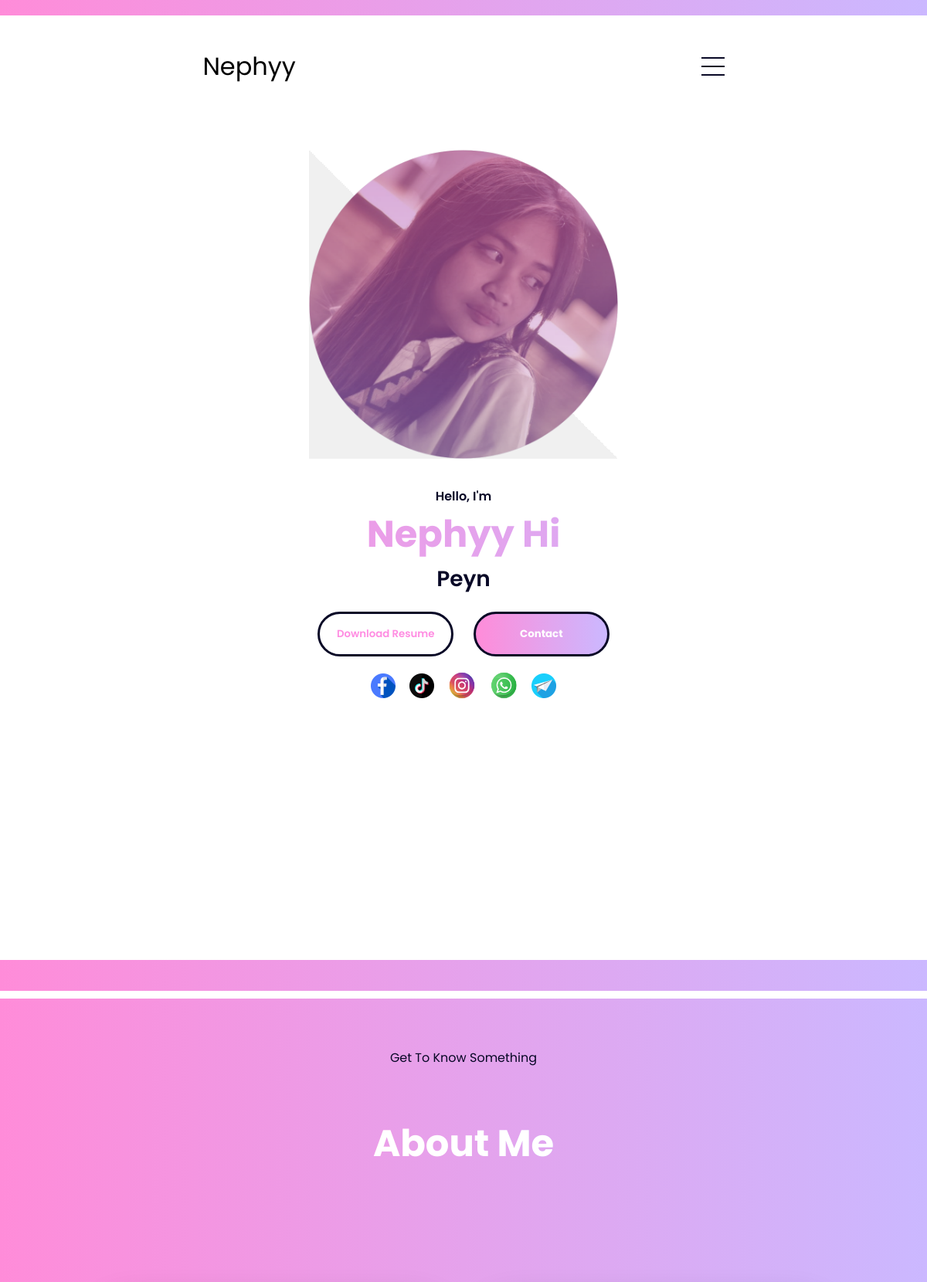
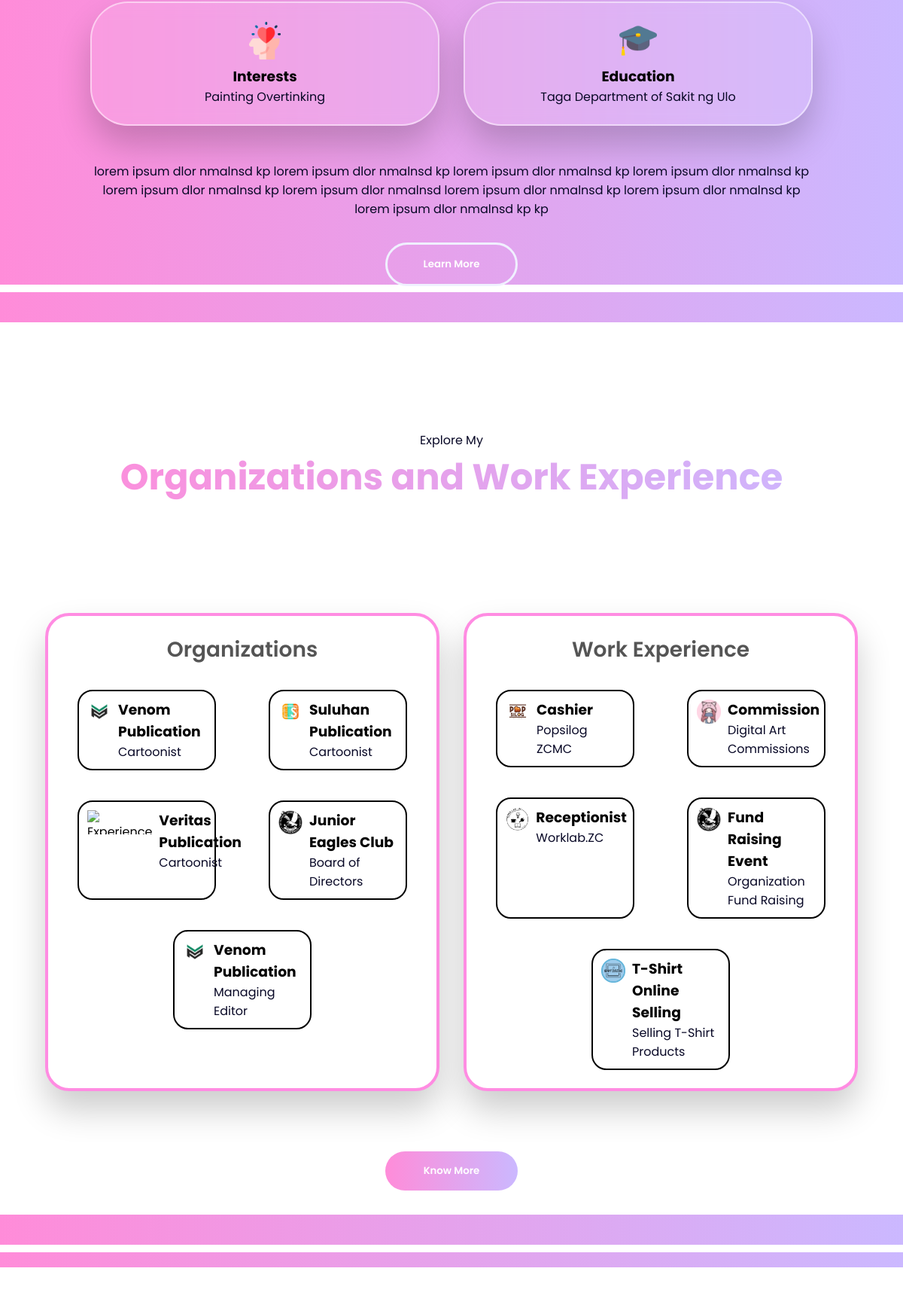
The page / (upper part) on the database its author committed (2 pictures, top to bottom).
### tables this page shows
CREATE TABLE `main_prof` (
  `id` int(11) NOT NULL,
  `name` text NOT NULL,
  `label` text NOT NULL
);

CREATE TABLE `main_ab` (
  `id` int(11) NOT NULL,
  `interests` text NOT NULL,
  `education` text NOT NULL,
  `information` text NOT NULL
);

### index.php (the view, shortened to what this page needs)
<?php
include('admin/dbconn.php');
?>
<!DOCTYPE html>
<html lang="en">
<head>
    <link rel="stylesheet" href="bstyles.css">
    <link rel="stylesheet" href="mations.css">
    <link rel="stylesheet" href="mediaquery.css">
</head>
<body>
    <div class="random_line_thin" style="margin-top: 0;"> </div>
    <nav id="hamborger-nav">
        <div class="logo"> Nephyy</div>
        <div class="hamborger-menu">
            <div class = "hamborger-icon" onclick="toggleMenu()">
                <span></span>
                <span></span>
                <span></span>
            </div>
        </div>
    </nav>
    <section id="profile">
        <div class="section__pic-container">
            <img src="./assets/img/me.png" alt="Nephyy profile pic" class="prof">
        </div>
        <div class="section__text">
                    <?php
                        $query = "SELECT * FROM main_prof";
                        $result = mysqli_query($connection, $query);
                        if(!$result) {
                            die("Query failed: " . mysqli_error($connection));
                        }
                        else {
                            while ($row = mysqli_fetch_assoc($result)){
                    ?>
                            <p class="section__text__p1"> Hello, I'm</p>
                            <h1 class="title"><?php echo $row['name']; ?></h1>
                            <p class="section__text__p2"><?php echo $row['label']; ?></p>
                            <?php
                                    }
                                }
                            ?>
            <div class="btn-container">
                <button class="btn btn-color-2" onclick="window.open('./assets/files/Saddarani, N.T..pdf')">
                Download Resume</button>
                <button class="btn btn-color-1" onclick="location.href='./#contacts'">
                Contact</button>
            </div>
            <div id="socials-container">
                <img src="./assets/icons/facebook.png"
                alt="My Facebook Profile"
                class="icon"
                onclick="location.href='https://www.facebook.com/nephyy.onii'" />
                <img src="./assets/icons/tik-tok.png"
                alt="My Tiktok Profile"
                class="icon"
                onclick="location.href='https://www.tiktok.com/@ur.n3phyy'"/>
                <img src="./assets/icons/instagram.png" style="width: 36px; height: 37px; margin-top: -1.5px;"
                alt="My Tiktok Profile"
                class="icon"
                onclick="location.href='https://www.instagram.com/'"/>
                <img src="./assets/icons/whatsapp.png"  style="width: 36.5px; height: 36.5px; margin-top: -1.5px;"
                alt="My Tiktok Profile"
                class="icon"
                onclick="location.href='https://web.whatsapp.com/"/>
                <img src="./assets/icons/paper-plane.png"
                alt="My Tiktok Profile"
                class="icon"
                onclick="location.href='https://web.telegram.org/a/'"/>
            </div>
        </div>
    </section>
    <div class="random_line_thick"> </div>
    <section id="about">
        <div class="text-about">
        <p class="section__text__p1"> Get To Know Something</p>
        <h1 class="title"> About Me </h1>
        </div>
            <div class="slider">
        <div class="section-container">
            <div class="about-details-container">
                <div class="about-containers">
                    <div class="details-container">
                        <img
                        src="./assets/icons/like.png"
                        alt="Experience Icon"
                        class="icon"
                        style="width: 50px; height: 50px;"
                        />
                        <h3>Interests</h3>
                        <?php
                        $query = "SELECT * FROM main_ab";
                        $result = mysqli_query($connection, $query);
                        if(!$result) {
                            die("Query failed: " . mysqli_error($connection));
                        }
                        else {
                            while ($row = mysqli_fetch_assoc($result)){
                    ?>
                        <p><?php echo $row['interests']; ?></p>
                        <?php
                                    }
                                }
                            ?>
                    </div>
                    <div class="details-container">
                        <img
                        src="./assets/icons/mortarboard.png"
                        alt="Education Icon"
                        class="icon"
                        style="width: 50px; height: 50px;"
                        />
                        <h3>Education</h3>
                        <?php
                        $query = "SELECT * FROM main_ab";
                        $result = mysqli_query($connection, $query);
                        if(!$result) {
                            die("Query failed: " . mysqli_error($connection));
                        }
                        else {
                            while ($row = mysqli_fetch_assoc($result)){
                    ?>
                        <p><?php echo $row['education']; ?></p>
                        <?php
                                    }
                                }
                            ?>
                    </div>
                </div>
                <div class="text-container">
                <?php
                        $query = "SELECT * FROM main_ab";
                        $result = mysqli_query($connection, $query);
                        if(!$result) {
                            die("Query failed: " . mysqli_error($connection));
                        }
                        else {
                            while ($row = mysqli_fetch_assoc($result)){
                    ?>
                        <p><?php echo $row['information']; ?></p>
                        <?php
                                    }
                                }
                            ?>
                </div>
                <button class="btn btn-color-2 about-btn"
                        onclick="location.href= 'about.php'">
                        Learn More
                </button>
            </div>
        </div>
    </div>
    </section>
    <div class="random_line_thick"></div>
    <section id="experience">
        <p class="section__text__p1"> Explore My </p>
        <h1 class="title"> Organizations and Work Experience </h1>
        <div class="experience-details-container">
            <div class="about-containers">
                <div class="details-container">
                    <h2 class="experience-sub-title">Organizations</h2>
                    <div class="article-container">
                        <article>
                            <img
                            src="./assets/exp/venomm.png"
                            alt="Experience Icon"
                            class="icon"
                            />
                            <div>
                                <h3> Venom Publication </h3>
                                <p> Cartoonist </p>
                            </div>
                        </article>
                        <article>
                            <img
                            src="./assets/exp/suluhann.png"
                            alt="Experience Icon"
                            class="icon"
                            />
                            <div>
                                <h3> Suluhan Publication </h3>
                                <p> Cartoonist</p>
                            </div>
                        </article>
                        <article>
                            <img
                            src="./assets/exp/veritass.png"
                            alt="Experience Icon"
                            class="icon"
                            />
                            <div>
                                <h3> Veritas Publication </h3>
                                <p> Cartoonist </p>
                            </div>
                        </article>
                        <article>
                            <img
                            src="./assets/exp/jec.png"
                            alt="Experience Icon"
                            class="icon"
                            />
                            <div>
                                <h3> Junior Eagles Club </h3>
                                <p> Board of Directors </p>
                            </div>
                        </article>
                        <article>
                            <img
                            src="./assets/exp/venomm.png"
                            alt="Experience Icon"
                            class="icon"
                            />
                            <div>
                                <h3> Venom Publication </h3>
                                <p> Managing Editor </p>
                            </div>
                        </article>
                    </div>
                </div>
                <div class="details-container">
                    <h2 class="experience-sub-title">Work Experience</h2>
                    <div class="article-container">
                        <article>
                            <img
                            src="./assets/icons/pops.jpg"
                            alt="Experience Icon"
                            class="icon"
                            />
                            <div>
                                <h3> Cashier </h3>
                                <p> Popsilog ZCMC</p>
                            </div>
                        </article>
                        <article>
                            <img
                            src="./assets/icons/me.png"
                            alt="Experience Icon"
                            class="icon"
                            />
                            <div>
                                <h3> Commission </h3>
                                <p> Digital Art Commissions </p>
                            </div>
                        </article>
                        <article>
                            <img
                            src="./assets/icons/worklb.png"
                            alt="Experience Icon"
                            class="icon"
                            />
                            <div>
                                <h3> Receptionist </h3>
                                <p> Worklab.ZC </p>
                            </div>
                        </article>
                        <article>
                            <img
                            src="./assets/exp/jec.png"
                            alt="Experience Icon"
                            class="icon"
                            />
                            <div>
                                <h3> Fund Raising Event </h3>
                                <p> Organization Fund Raising</p>
                            </div>
                        </article>
                        <article>
                            <img
                            src="./assets/icons/n3c.png"
                            alt="Experience Icon"
                            class="icon"
                            />
                            <div>
                                <h3> T-Shirt Online Selling </h3>
                                <p> Selling T-Shirt Products </p>
                            </div>
                        </article>
                    </div>
                </div>
            </div>
        </div>
        <button class="btn btn-color-2 experience-btn"
                        onclick="location.href= 'experience.php'">
                        Know More
        </button>
    </section>
    <div class="random_line_thick"> </div>
    <div class="random_line_thin"> </div>
    <section id="projects">
    </section>
</body>
</html>

### mations.css (style rules this page uses)
.section__text, #profile .section__pic-container, .section__text__p1, .section__text__p2 { overflow: hidden; }
.title, .section__text .section__text__p1, .section__text .section__text__p2 { transform: translateY(-50%); animation-name: slideDown; animation-duration: 1.7s; animation-timing-function: cubic-bezier(0.165, 0.84, 0.44, 1); animation-fill-mode: forwards; }
#profile .section__pic-container { transform: translateY(-10%); animation-name: slideDown; animation-duration: 2.5s; animation-timing-function: cubic-bezier(0.165, 0.84, 0.44, 1); animation-fill-mode: forwards; }
#about .slider { margin: 0; padding: 0; top: -8rem; }
.slider { display: flex; width: 100%; position: relative; height: 400px; }

### mediaquery.css (style rules this page uses)
@media screen and (max-width: 1400px) { #profile { height: 83vh; margin-bottom: 6rem; } }
@media screen and (max-width: 1400px) { .about-containers { flex-wrap: wrap ; } }
@media screen and (max-width:1200px) { #profile { margin-bottom: 28%; } }
@media screen and (max-width:1200px) { #hamborger-nav { display: flex; } }
@media screen and (max-width:1200px) { #experience, .experience-details-container { margin-top: 2rem; } }
@media screen and (max-width:1200px) { #profile, .section-container { display: block; } }
@media screen and (max-width:1200px) { section, .section-container { height: fit-content; } }
@media screen and (max-width:1200px) { section { margin: 0 5%; } }
@media screen and (max-width:1200px) { .section__pic-container { width: auto; justify-content: center; } }
@media screen and (max-width:1200px) { .section__text__p1 { margin-top: 1rem; } }
@media screen and (max-width:1200px) { .text-container { text-align: justify; text-align:center; } }
@media screen and (max-width:1200px) { #about .title { margin-top: 10%; } }
@media screen and (max-width:1200px) { .random_line_thick { margin-top: 10px; margin-bottom: 10px; } }
@media screen and (max-width:1200px) { .random_line_thin { display: flex; margin-top: 10px; margin-bottom: 10px; } }

### rows shown on the page
main_prof: label "Peyn"
main_ab: interests "Painting Overtinking", education "Taga Department of Sakit ng Ulo", information "lorem ipsum dlor nmalnsd kp lorem ipsum dlor nmalnsd kp lorem ipsum dlor nmalnsd kp lorem ipsum dlor nmalnsd kp lorem ipsum dlor nmalnsd kp lorem ipsum dlor nmalnsd lorem ipsum dlor nmalnsd kp lorem ipsum dlor nmalnsd kp lorem ipsum dlor nmalnsd kp kp"
